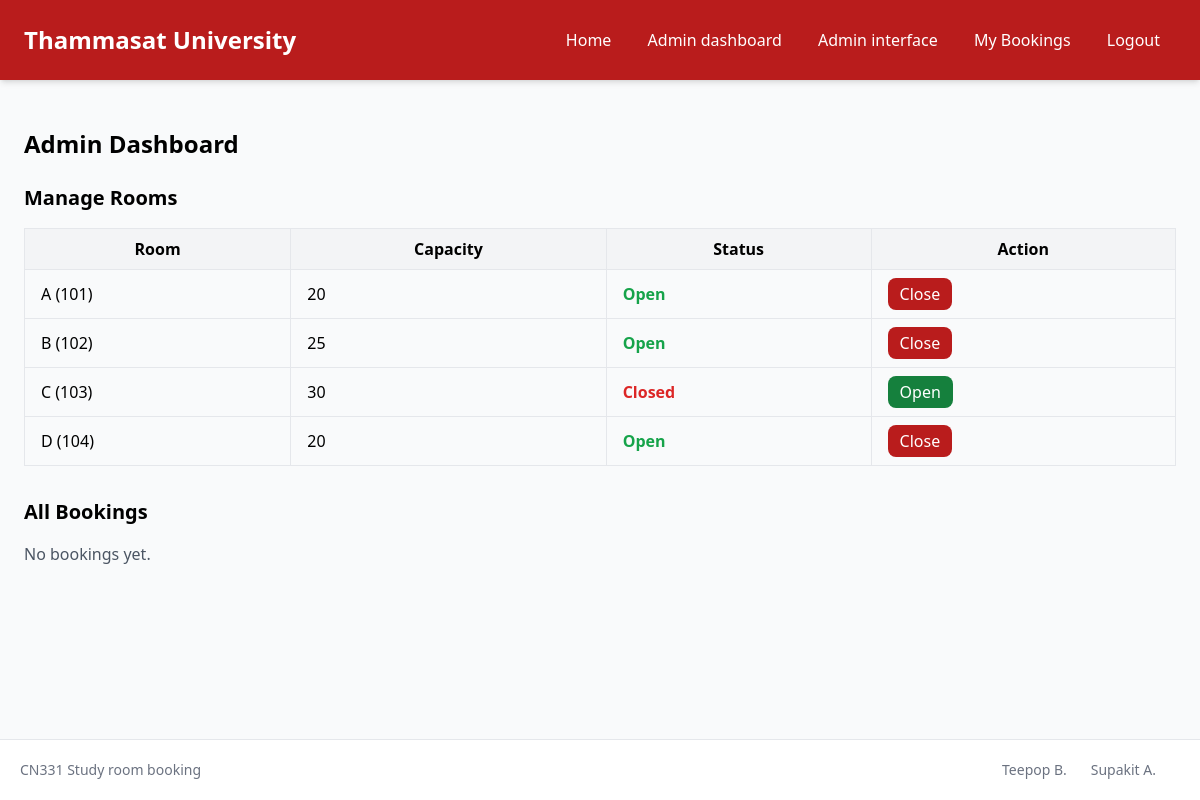
Before: /admin-dashboard/ (signed in) with the older database file.
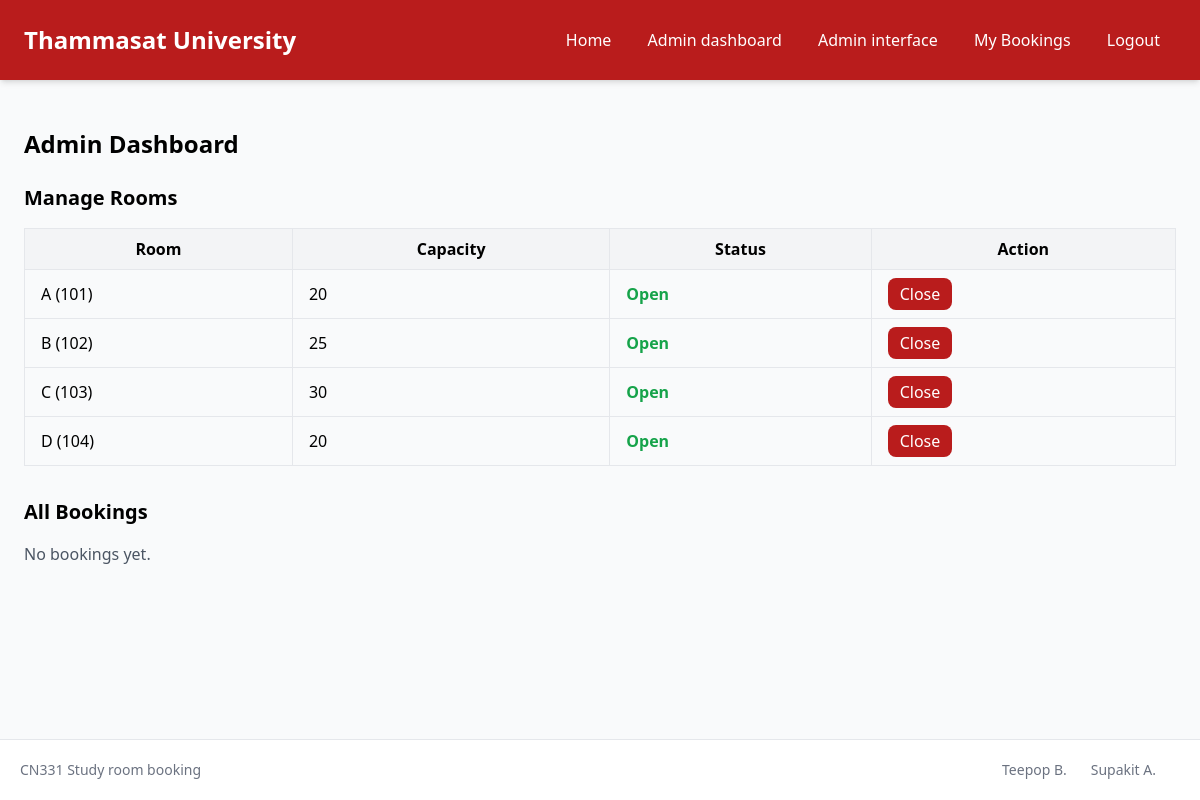
After: the same page with the newer database file.
### booking/models.py (models this page shows, shortened)
class Room(models.Model):
    number = models.CharField(max_length=10, unique=True)
    name = models.CharField(max_length=100)
    capacity = models.PositiveBigIntegerField()
    is_open = models.BooleanField(default=True)

### booking/views.py (the view, shortened to what this page needs)
# urls.py: path("admin-dashboard/", views.admin_dashboard, name="admin_dashboard"),
@staff_member_required
def admin_dashboard(request):
    rooms = Room.objects.all().order_by("number")
    bookings = Booking.objects.select_related("user", "room").order_by("-start_time")
    return render(request, "admin_dashboard.html", {
        "rooms": rooms,
        "bookings": bookings,
    })

### booking/templates/admin_dashboard.html (shortened to what this page needs)
{% extends 'base.html' %}
{% block content %}
  <div class="max-w-6xl mx-auto py-12">
    <h1 class="text-2xl font-bold mb-6">Admin Dashboard</h1>
    <h2 class="text-xl font-semibold mb-4">Manage Rooms</h2>
    <table class="w-full border-collapse border border-gray-300 mb-8">
      <thead>
        <tr class="bg-gray-100">
          <th class="border px-4 py-2">Room</th>
          <th class="border px-4 py-2">Capacity</th>
          <th class="border px-4 py-2">Status</th>
          <th class="border px-4 py-2">Action</th>
        </tr>
      </thead>
      <tbody>
        {% for room in rooms %}
          <tr>
            <td class="border px-4 py-2">{{ room.name }} ({{ room.number }})</td>
            <td class="border px-4 py-2">{{ room.capacity }}</td>
            <td class="border px-4 py-2">
              {% if room.is_open %}
                <span class="text-green-600 font-semibold">Open</span>
              {% else %}
                <span class="text-red-600 font-semibold">Closed</span>
              {% endif %}
            </td>
            <td class="border px-4 py-2">
              <form method="post">
                <button type="submit"
                  name="toggle_room"
                  class="px-3 py-1 rounded-lg
                {% if room.is_open %}
                     bg-red-700 hover:bg-red-800
                  {% else %}
                     bg-green-700 hover:bg-green-800
                  {% endif %} text-white">
                  {% if room.is_open %}
                     Close
                  {% else %}
                    Open
                  {% endif %}
                </button>
              </form>
            </td>
          </tr>
        {% endfor %}
      </tbody>
    </table>
    <h2 class="text-xl font-semibold mb-4">All Bookings</h2>
    {% if bookings %}
      <ul class="space-y-3">
        {% for booking in bookings %}
          <li class="bg-white shadow rounded-lg p-4 flex justify-between items-center">
            <div>
              <p>
                <strong>{{ booking.user.username }}</strong> booked <strong>{{ booking.room.name }}</strong>
              </p>
              <p class="text-gray-600">{{ booking.start_time|date:'Y-m-d H:i' }} – {{ booking.end_time|date:'H:i' }}</p>
            </div>
            <form method="post" onsubmit="return confirm('Are you sure you want to delete this booking?');">
              {% csrf_token %}
              <input type="hidden" name="booking_id" value="{{ booking.id }}" />
              <button type="submit" name="delete_booking" class="px-3 py-1 bg-red-600 hover:bg-red-700 text-white rounded-lg">Delete</button>
            </form>
          </li>
        {% endfor %}
      </ul>
    {% else %}
      <p class="text-gray-600">No bookings yet.</p>
    {% endif %}
  </div>
{% endblock %}

Changed rows visible on the page:
changed Room (number 3 of 4 on the later page): is_open "Closed" → "Close"
